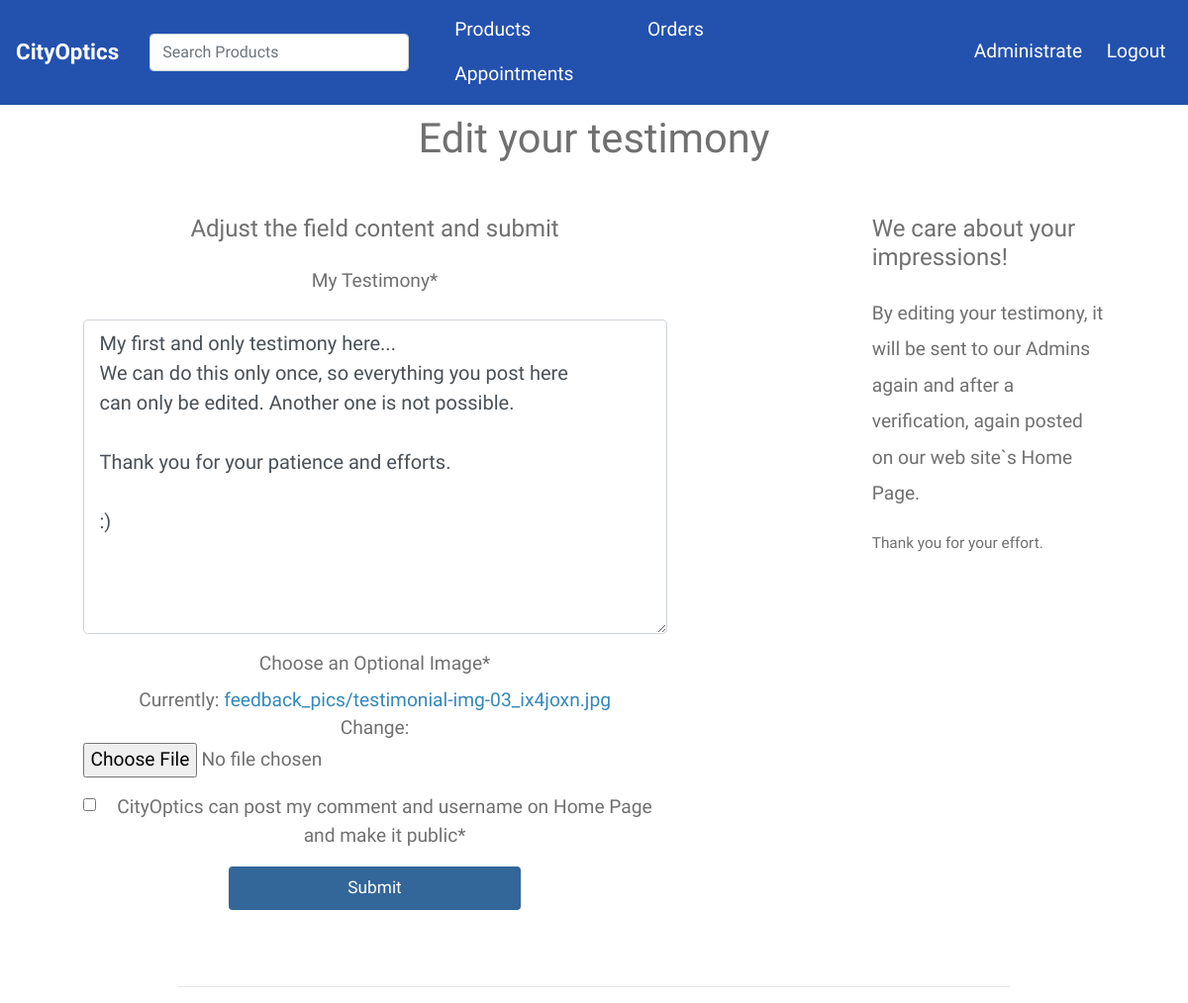
The page /accounts/edit-testimony/branko-olujic-branko/ (signed in) on the database as committed earlier.
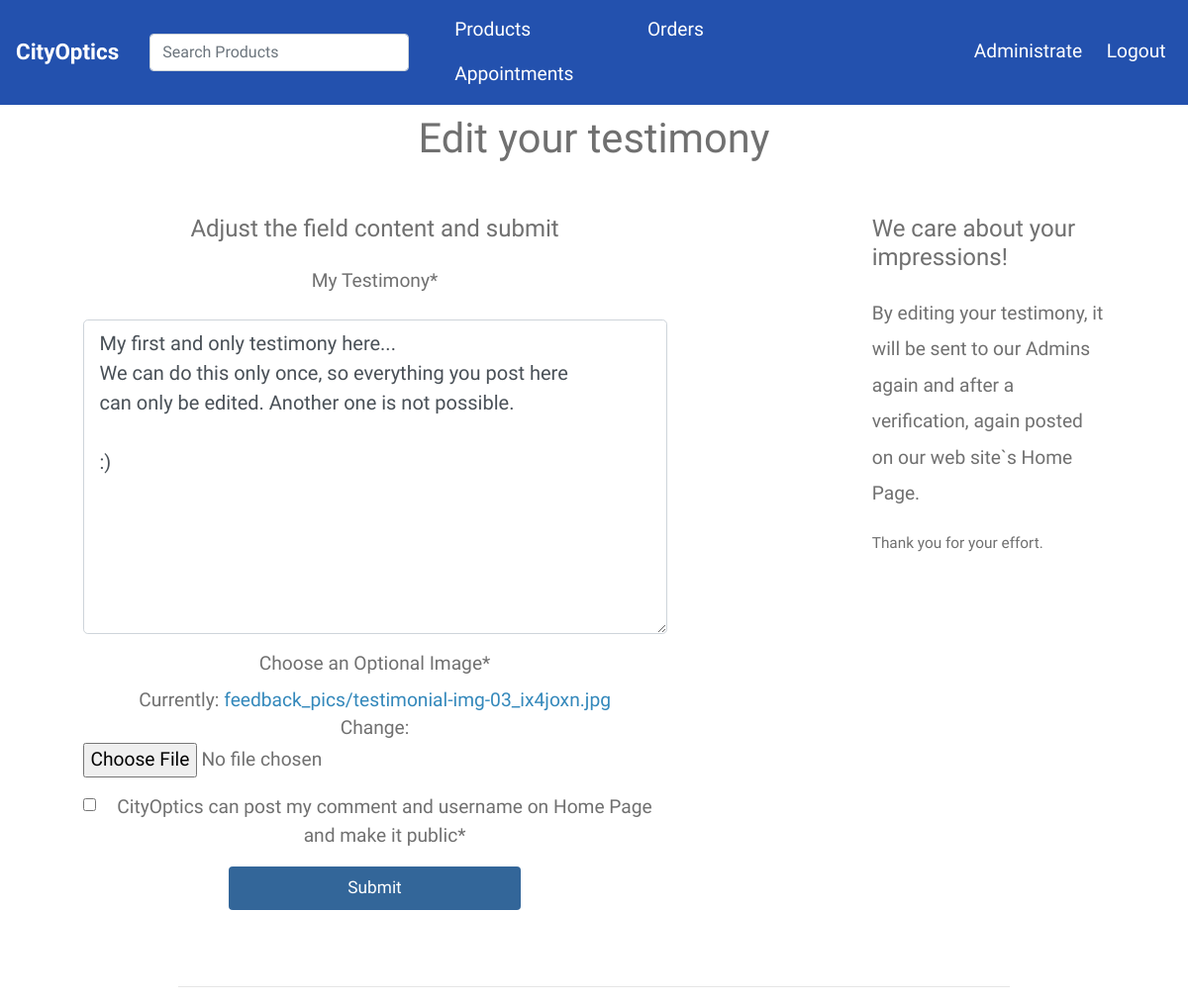
The same page on the database as committed later.
### accounts/models.py (models this page shows, shortened)
class Testimony(models.Model):
    customer = models.OneToOneField(Customer, on_delete=models.CASCADE)
    comment = models.TextField(max_length=555)
    date_created = models.DateTimeField(auto_now_add=True)
    updated = models.DateTimeField(auto_now=True)
    approved = models.BooleanField(default=False)
    image = models.ImageField(default='cat.jpg', upload_to='feedback_pics')
    class Meta:
        verbose_name_plural = 'Testimonies'

### accounts/views.py (the view)
# urls.py: path('edit-testimony/<slug:slug>/', views.edit_testimony, name='edit_testimony'),
def edit_testimony(request, slug):
    customer = Customer.objects.get(slug=slug)
    if request.user != customer.user:
        raise Http404
    try:
        customer = Customer.objects.get(slug=slug)
        if request.method == 'POST':
            form = TestimonyForm(request.POST, request.FILES, instance=customer.testimony)
            if form.is_valid():
                testimony = form.save(commit=False)
                testimony.approved = False
                testimony.save()
                messages.success(request, 'Updated!')
                return redirect('profile', slug=request.user.customer.slug)
        else:
            form = TestimonyForm(instance=customer.testimony)
            context = {'form': form}
            return render(request, 'accounts/edit_testimony.html', context)
    except ObjectDoesNotExist:
        messages.info(request, 'Post your testimony.')
        customer = Customer.objects.get(slug=slug)
        form = CustomerUpdateForm(instance=request.user)
        context = {
            'customer': customer,
            'object': 'Profile',
            'form': form
        }
        return render(request, 'accounts/profile.html', context)

### accounts/forms.py
class TestimonyForm(forms.ModelForm):
    agree = forms.BooleanField(
                        required=True,
                        label='CityOptics can post my comment and username on Home Page and make it public'
                               )
    class Meta:
        model = Testimony
        fields = ('comment', 'image', 'agree')
        labels = {
            'comment': 'My Testimony',
            'image': 'Choose an Optional Image'
        }
        widgets = {
            'comment': forms.Textarea(
                attrs={'class': 'form-control form-control-lg mt-3 mb-3', 'placeholder': 'Comment here...'})}

### accounts/templates/accounts/edit_testimony.html (shortened to what this page needs)
{% extends 'base.html' %}
{% load static %}
{% load crispy_forms_tags %}
{% block content %}
{% include 'navbar.html' %}
<br><br><hr style="width:70%;">
<div class="container tm-container-contact">
    <div class="row">
        <div class="col">
              <center><h2 class="tm-section-title mb-4 mt-4">Edit your testimony</h2></center>
        </div>
    </div><br>
    <div class="row">
        <div class="text-center col-7 mr-auto">
            <h4 class="mb-4">
                Adjust the field content and submit
            </h4>
            <form method="POST" enctype='multipart/form-data'>
                {{ form|crispy }}
             <input type="submit" class="btn tm-btn-submit" value="Submit">
            </form>
        </div>
        <div class="col-3 ml-auto">
            <h4 class="mb-4">We care about your impressions!</h4>
            <p>By editing your testimony, it will be sent to our Admins again and after a verification, again posted
                on our web site`s Home Page.</p>
            <small>Thank you for your effort.</small>
        </div>
        <div class="col-sm-12 col-md-6">
        </div>
    </div>
</div>
<hr style="width:70%;">
{% endblock content %}

Rows that differ between the two databases and show on the page:
changed Testimony: comment "…one is not possible. Thank you for your patience and efforts. :)" → "My first and only testimony here... We can do this only once, so everything you post here can only be edited. Another one is not possible. :)"
